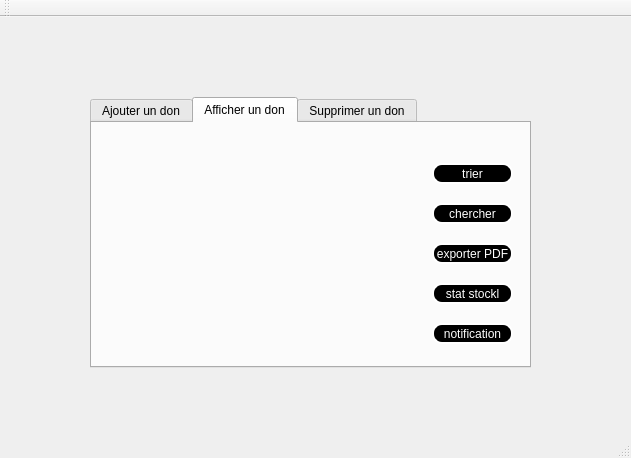
<?xml version="1.0" encoding="UTF-8"?>
<ui version="4.0">
 <class>MainWindow</class>
 <widget class="QMainWindow" name="MainWindow">
  <property name="geometry">
   <rect>
    <x>0</x>
    <y>0</y>
    <width>631</width>
    <height>458</height>
   </rect>
  </property>
  <property name="windowTitle">
   <string>Gestion des Clients</string>
  </property>
  <widget class="QWidget" name="centralWidget">
   <widget class="QLabel" name="label">
    <property name="geometry">
     <rect>
      <x>30</x>
      <y>10</y>
      <width>551</width>
      <height>401</height>
     </rect>
    </property>
    <property name="text">
     <string/>
    </property>
    <property name="pixmap">
     <pixmap>../paw 1.jpg</pixmap>
    </property>
   </widget>
   <widget class="QTabWidget" name="table_dons">
    <property name="geometry">
     <rect>
      <x>90</x>
      <y>80</y>
      <width>441</width>
      <height>271</height>
     </rect>
    </property>
    <property name="currentIndex">
     <number>1</number>
    </property>
    <widget class="QWidget" name="tab_3">
     <attribute name="title">
      <string>Ajouter un don</string>
     </attribute>
     <widget class="QLabel" name="label_2">
      <property name="geometry">
       <rect>
        <x>30</x>
        <y>20</y>
        <width>47</width>
        <height>14</height>
       </rect>
      </property>
      <property name="styleSheet">
       <string notr="true">font: 75 8pt &quot;Adobe Caslon Pro Bold&quot;;</string>
      </property>
      <property name="text">
       <string>identifiant</string>
      </property>
     </widget>
     <widget class="QLabel" name="label_3">
      <property name="geometry">
       <rect>
        <x>30</x>
        <y>50</y>
        <width>61</width>
        <height>16</height>
       </rect>
      </property>
      <property name="styleSheet">
       <string notr="true">font: 75 8pt &quot;Adobe Caslon Pro Bold&quot;;</string>
      </property>
      <property name="text">
       <string>type_don</string>
      </property>
     </widget>
     <widget class="QLabel" name="label_4">
      <property name="geometry">
       <rect>
        <x>30</x>
        <y>80</y>
        <width>61</width>
        <height>16</height>
       </rect>
      </property>
      <property name="styleSheet">
       <string notr="true">font: 75 8pt &quot;Adobe Caslon Pro Bold&quot;;</string>
      </property>
      <property name="text">
       <string>quantite don</string>
      </property>
     </widget>
     <widget class="QLabel" name="label_13">
      <property name="geometry">
       <rect>
        <x>30</x>
        <y>110</y>
        <width>47</width>
        <height>14</height>
       </rect>
      </property>
      <property name="styleSheet">
       <string notr="true">font: 75 8pt &quot;Adobe Caslon Pro Bold&quot;;</string>
      </property>
      <property name="text">
       <string/>
      </property>
     </widget>
     <widget class="QLabel" name="label_17">
      <property name="geometry">
       <rect>
        <x>30</x>
        <y>170</y>
        <width>71</width>
        <height>16</height>
       </rect>
      </property>
      <property name="styleSheet">
       <string notr="true">font: 75 8pt &quot;Adobe Caslon Pro Bold&quot;;</string>
      </property>
      <property name="text">
       <string>date d'accueil</string>
      </property>
     </widget>
     <widget class="QLineEdit" name="le_id">
      <property name="geometry">
       <rect>
        <x>140</x>
        <y>20</y>
        <width>113</width>
        <height>16</height>
       </rect>
      </property>
     </widget>
     <widget class="QLineEdit" name="le_type">
      <property name="geometry">
       <rect>
        <x>140</x>
        <y>50</y>
        <width>113</width>
        <height>16</height>
       </rect>
      </property>
     </widget>
     <widget class="QLineEdit" name="le_quantite">
      <property name="geometry">
       <rect>
        <x>140</x>
        <y>80</y>
        <width>113</width>
        <height>16</height>
       </rect>
      </property>
     </widget>
     <widget class="QLineEdit" name="le_d">
      <property name="geometry">
       <rect>
        <x>140</x>
        <y>110</y>
        <width>113</width>
        <height>16</height>
       </rect>
      </property>
     </widget>
     <widget class="QPushButton" name="pushButton">
      <property name="geometry">
       <rect>
        <x>300</x>
        <y>110</y>
        <width>75</width>
        <height>23</height>
       </rect>
      </property>
      <property name="styleSheet">
       <string notr="true">background-color:black;
color:white;
border-style:outset;
border-width:2px;
border-radius:10px;
border-color:white;
</string>
      </property>
      <property name="text">
       <string>ajouter</string>
      </property>
     </widget>
     <widget class="QPushButton" name="pushButton_9">
      <property name="geometry">
       <rect>
        <x>300</x>
        <y>150</y>
        <width>75</width>
        <height>23</height>
       </rect>
      </property>
      <property name="styleSheet">
       <string notr="true">background-color:black;
color:white;
border-style:outset;
border-width:2px;
border-radius:10px;
border-color:white;</string>
      </property>
      <property name="text">
       <string>Annuler</string>
      </property>
     </widget>
     <widget class="QLineEdit" name="le_date">
      <property name="geometry">
       <rect>
        <x>140</x>
        <y>170</y>
        <width>113</width>
        <height>16</height>
       </rect>
      </property>
     </widget>
     <widget class="QLineEdit" name="le_e">
      <property name="geometry">
       <rect>
        <x>140</x>
        <y>140</y>
        <width>113</width>
        <height>16</height>
       </rect>
      </property>
     </widget>
     <widget class="QLabel" name="label_6">
      <property name="geometry">
       <rect>
        <x>30</x>
        <y>110</y>
        <width>91</width>
        <height>16</height>
       </rect>
      </property>
      <property name="styleSheet">
       <string notr="true">font: 75 8pt &quot;Adobe Caslon Pro Bold&quot;;</string>
      </property>
      <property name="text">
       <string>identifiant donneur</string>
      </property>
     </widget>
     <widget class="QLabel" name="label_7">
      <property name="geometry">
       <rect>
        <x>30</x>
        <y>140</y>
        <width>91</width>
        <height>16</height>
       </rect>
      </property>
      <property name="styleSheet">
       <string notr="true">font: 75 8pt &quot;Adobe Caslon Pro Bold&quot;;</string>
      </property>
      <property name="text">
       <string>identifiant employe</string>
      </property>
     </widget>
    </widget>
    <widget class="QWidget" name="tab_4">
     <attribute name="title">
      <string>Afficher un don</string>
     </attribute>
     <widget class="QPushButton" name="pushButton_10">
      <property name="geometry">
       <rect>
        <x>340</x>
        <y>80</y>
        <width>81</width>
        <height>21</height>
       </rect>
      </property>
      <property name="styleSheet">
       <string notr="true">background-color:black;
color:white;
border-style:outset;
border-width:2px;
border-radius:10px;
border-color:white;</string>
      </property>
      <property name="text">
       <string>chercher</string>
      </property>
     </widget>
     <widget class="QPushButton" name="pushButton_11">
      <property name="geometry">
       <rect>
        <x>340</x>
        <y>120</y>
        <width>81</width>
        <height>21</height>
       </rect>
      </property>
      <property name="styleSheet">
       <string notr="true">background-color:black;
color:white;
border-style:outset;
border-width:2px;
border-radius:10px;
border-color:white;</string>
      </property>
      <property name="text">
       <string>exporter PDF</string>
      </property>
     </widget>
     <widget class="QPushButton" name="pushButton_12">
      <property name="geometry">
       <rect>
        <x>340</x>
        <y>200</y>
        <width>81</width>
        <height>21</height>
       </rect>
      </property>
      <property name="styleSheet">
       <string notr="true">background-color:black;
color:white;
border-style:outset;
border-width:2px;
border-radius:10px;
border-color:white;</string>
      </property>
      <property name="text">
       <string>notification</string>
      </property>
     </widget>
     <widget class="QPushButton" name="pushButton_13">
      <property name="geometry">
       <rect>
        <x>340</x>
        <y>40</y>
        <width>81</width>
        <height>21</height>
       </rect>
      </property>
      <property name="styleSheet">
       <string notr="true">background-color:black;
color:white;
border-style:outset;
border-width:2px;
border-radius:10px;
border-color:white;
</string>
      </property>
      <property name="text">
       <string>trier</string>
      </property>
     </widget>
     <widget class="QPushButton" name="pushButton_14">
      <property name="geometry">
       <rect>
        <x>340</x>
        <y>160</y>
        <width>81</width>
        <height>21</height>
       </rect>
      </property>
      <property name="styleSheet">
       <string notr="true">background-color:black;
color:white;
border-style:outset;
border-width:2px;
border-radius:10px;
border-color:white;</string>
      </property>
      <property name="text">
       <string>stat stockl</string>
      </property>
     </widget>
    </widget>
    <widget class="QWidget" name="tab_5">
     <attribute name="title">
      <string>Supprimer un don</string>
     </attribute>
    </widget>
   </widget>
   <widget class="QLabel" name="label_5">
    <property name="geometry">
     <rect>
      <x>6</x>
      <y>20</y>
      <width>621</width>
      <height>381</height>
     </rect>
    </property>
    <property name="text">
     <string/>
    </property>
    <property name="pixmap">
     <pixmap>../../Downloads/paw 1.jpg</pixmap>
    </property>
   </widget>
   <zorder>label_5</zorder>
   <zorder>label</zorder>
   <zorder>table_dons</zorder>
  </widget>
  <widget class="QMenuBar" name="menuBar">
   <property name="geometry">
    <rect>
     <x>0</x>
     <y>0</y>
     <width>631</width>
     <height>22</height>
    </rect>
   </property>
  </widget>
  <widget class="QToolBar" name="mainToolBar">
   <attribute name="toolBarArea">
    <enum>TopToolBarArea</enum>
   </attribute>
   <attribute name="toolBarBreak">
    <bool>false</bool>
   </attribute>
  </widget>
  <widget class="QStatusBar" name="statusBar"/>
 </widget>
 <layoutdefault spacing="6" margin="11"/>
 <resources/>
 <connections/>
</ui>
